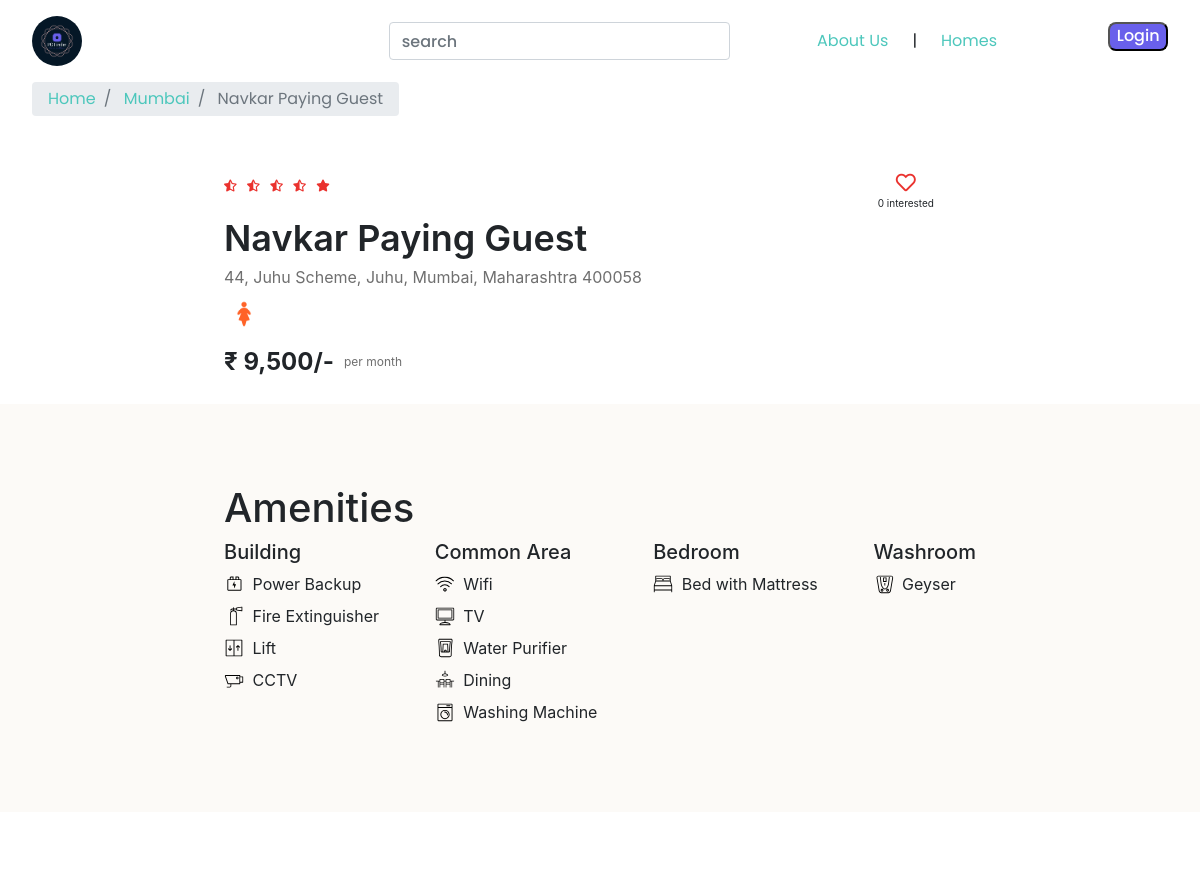
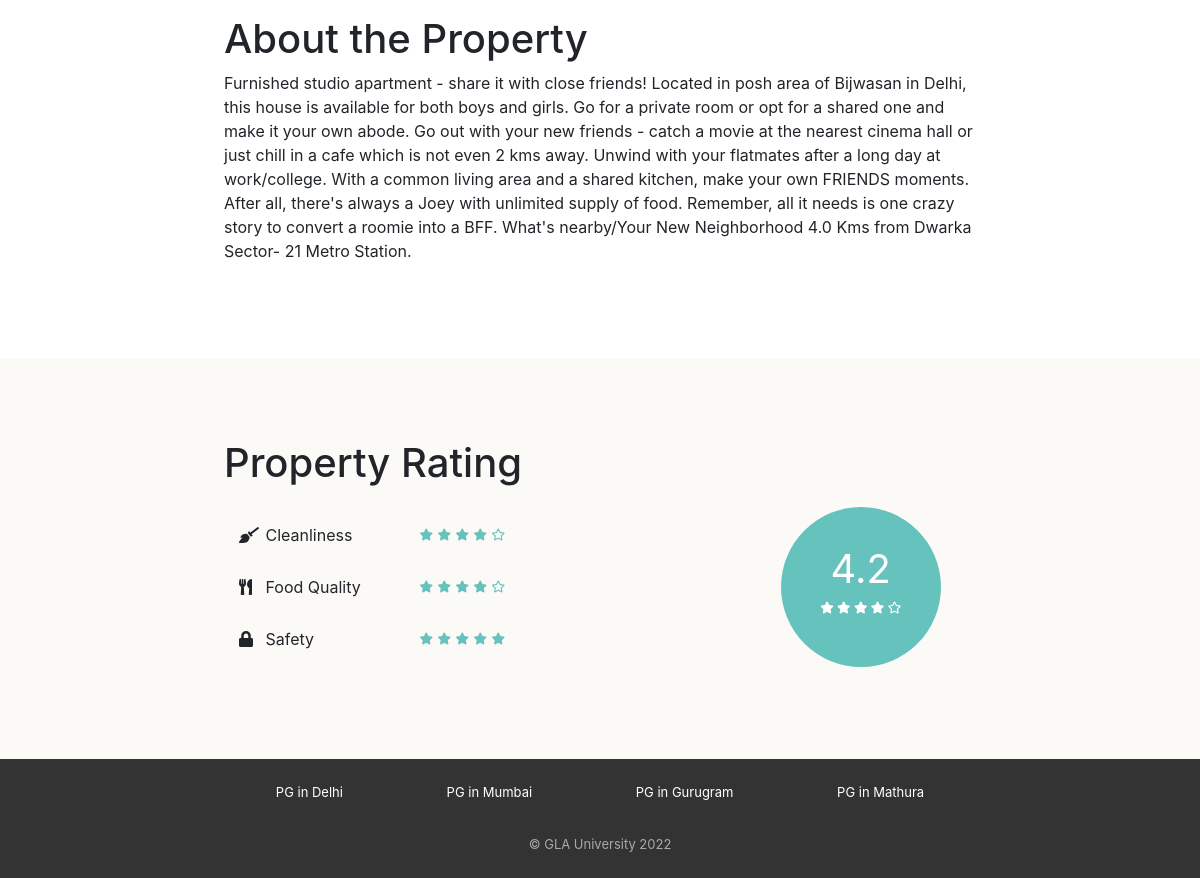
The app's page /property_detail.php?property_id=3 with its own data (2 pictures, top to bottom).
### tables this page shows
CREATE TABLE `properties` (
  `id` int(11) NOT NULL,
  `city_id` int(11) NOT NULL,
  `name` varchar(150) NOT NULL,
  `address` varchar(255) NOT NULL,
  `description` longtext NOT NULL,
  `gender` enum('male','female','unisex') NOT NULL,
  `rent` int(11) NOT NULL,
  `rating_clean` float(2,1) NOT NULL,
  `rating_food` float(2,1) NOT NULL,
  `rating_safety` float(2,1) NOT NULL
);

CREATE TABLE `cities` (
  `id` int(11) NOT NULL,
  `name` varchar(150) NOT NULL
);

CREATE TABLE `amenities` (
  `id` int(11) NOT NULL,
  `name` varchar(150) NOT NULL,
  `type` varchar(150) NOT NULL,
  `icon` varchar(50) NOT NULL
);

### property_detail.php (the view, shortened to what this page needs)
<?php
require("includes/database_connect.php");
$property_id = $_GET['property_id'];
$sql_1 = "SELECT *, p.id AS property_id, p.name AS property_name, c.name AS city_name
                FROM properties p
                INNER JOIN cities c
                ON p.city_id = c.id
                WHERE p.id = $property_id";
$result_1 = mysqli_query($conn, $sql_1);
$property = mysqli_fetch_assoc($result_1);
$sql_3 = "SELECT a.*
                FROM amenities a
                INNER JOIN properties_amenities pa ON a.id = pa.amenity_id
                WHERE pa.property_id = $property_id";
$result_3 = mysqli_query($conn, $sql_3);
$amenities = mysqli_fetch_all($result_3, MYSQLI_ASSOC);
$sql_4 = "SELECT * FROM interested_users_properties WHERE property_id = $property_id";
$result_4 = mysqli_query($conn, $sql_4);
$interested_users_count = mysqli_num_rows($result_4);
?>
<!DOCTYPE html>
<html lang="en">
<head>
    <?php
    include "includes/head_links.php";
    ?>
    <link href="css/property_detail.css" rel="stylesheet" />
    <link href="css/style.css" rel="stylesheet" />
</head>
<body>
<nav>
    <div class="icon">
        <img src="img/Logo/png/logo-color.png" alt="icon" onclick="gotoLink('index.php')">
    </div>
    <div class="links" style="column-gap: 2vw;">
        <div class="search-button">
            <form id="search-form" action="property_list.php" method="GET">
                <label for="search-city"></label><input class="form-control" type="text" name="city" id="search-city" placeholder="search">
            </form>
        </div>
        <div class="text-links">
            <a href="aboutUs.php">About Us</a>
            |
            <a href="home.php">Homes</a>
        </div>
        <?php
        if (!isset($_SESSION['user_id'])) {
            ?>
            <div class="login-button">
                <button onclick="gotoLink('logup.php')">Login</button>
            </div>
            <?php
        } else {
            ?>
            <div class="login-button">
                <button onclick="gotoLink('logout.php')">Logout</button>
            </div>
            <?php
        }
        ?>
    </div>
</nav>
<nav aria-label="breadcrumb">
    <ol class="breadcrumb py-2">
        <li class="breadcrumb-item">
            <a href="home.php">Home</a>
        </li>
        <li class="breadcrumb-item">
            <a href="property_list.php?city=<?= $property['city_name']; ?>"><?= $property['city_name']; ?></a>
        </li>
        <li class="breadcrumb-item active" aria-current="page">
            <?= $property['property_name']; ?>
        </li>
    </ol>
</nav>
<div id="property-images" class="carousel slide" data-ride="carousel">
    <a class="carousel-control-prev" href="#property-images" role="button" data-slide="prev">
        <span class="carousel-control-prev-icon" aria-hidden="true"></span>
    </a>
    <a class="carousel-control-next" href="#property-images" role="button" data-slide="next">
        <span class="carousel-control-next-icon" aria-hidden="true"></span>
    </a>
</div>
<div class="property-summary page-container">
    <div class="row no-gutters justify-content-between">
        <?php
        $total_rating = ($property['rating_clean'] + $property['rating_food'] + $property['rating_safety']) / 3;
        $total_rating = round($total_rating, 1);
        ?>
        <div class="star-container" title="<?= $total_rating ?>">
            <?php
            $rating = $total_rating;
            for($i = 0; $i < 5; $i++) {
                if($rating <= $i + 0.8) {
                    ?>
                    <i class="fas fa-star"></i>
                    <?php
                } elseif ($rating >= $i + 0.3) {
                    ?>
                    <i class="fas fa-star-half-alt"></i>
                    <?php
                } else {
                    ?>
                    <i class="far fa-star"></i>
                    <?php
                }
            }
            ?>
        </div>
        <div class="interested-container">
            <?php
            $is_interested = false;
            if ($is_interested) {
                ?>
                <i class="is-interested-image fas fa-heart"></i>
                <?php
            } else {
                ?>
                <i class="is-interested-image far fa-heart"></i>
                <?php
            }
            ?>
            <div class="interested-text">
                <span class="interested-user-count"><?= $interested_users_count; ?></span> interested
            </div>
        </div>
    </div>
    <div class="detail-container">
        <div class="property-name"><?= $property['property_name']?></div>
        <div class="property-address"><?= $property['address']?></div>
        <div class="property-gender">
            <?php
            if($property['gender'] == "male") {
                ?>
                <img src="img/male.png" />
                <?php
            } elseif ($property['gender'] == "female") {
                ?>
                <img src="img/female.png" />
                <?php
            } else {
                ?>
                <img src="img/unisex.png" />
                <?php
            }
            ?>
        </div>
    </div>
    <div class="row no-gutters">
        <div class="rent-container col-6">
            <div class="rent">₹ <?= number_format($property['rent']); ?>/-</div>
            <div class="rent-unit">per month</div>
        </div>
    </div>
</div>
<div class="property-amenities">
    <div class="page-container">
        <h1>Amenities</h1>
        <div class="row justify-content-between">
            <div class="col-md-auto">
                <h5>Building</h5>
                <?php
                foreach ($amenities as $amenity) {
                    if($amenity['type'] == "Building") {
                        ?>
                        <div class="amenity-container">
                            <img src="img/amenities/<?= $amenity['icon'] ?>.svg">
                            <span><?= $amenity['name'] ?></span>
                        </div>
                        <?php
                    }
                }
                ?>
            </div>
            <div class="col-md-auto">
                <h5>Common Area</h5>
                <?php
                foreach($amenities as $amenity) {
                    if( $amenity['type'] == "Common Area") {
                        ?>
                        <div class="amenity-container">
                            <img src="img/amenities/<?= $amenity['icon'] ?>.svg">
                            <span><?= $amenity['name'] ?></span>
                        </div>
                        <?php
                    }
                }
                ?>
            </div>
            <div class="col-md-auto">
                <h5>Bedroom</h5>
                <?php
                foreach ($amenities as $amenity) {
                    if ($amenity['type'] == "Bedroom") {
                        ?>
                        <div class="amenity-container">
                            <img src="img/amenities/<?= $amenity['icon'] ?>.svg">
                            <span><?= $amenity['name'] ?></span>
                        </div>
                        <?php
                    }
                }
                ?>
            </div>
            <div class="col-md-auto">
                <h5>Washroom</h5>
                <?php
                foreach ($amenities as $amenity) {
                if ($amenity['type'] == "Washroom") {
                ?>
                <div class="amenity-container">
                    <img src="img/amenities/<?= $amenity['icon'] ?>.svg">
                    <span><?= $amenity['name'] ?></span>
                </div>
            </div>
            <?php
            }
            }
            ?>
        </div>
    </div>
</div>
<div class="property-about page-container">
    <h1>About the Property</h1>
    <p><?= $property['description'] ?></p>
</div>
<div class="property-rating">
    <div class="page-container">
        <h1>Property Rating</h1>
        <div class="row align-items-center justify-content-between">
            <div class="col-md-6">
                <div class="rating-criteria row">
                    <div class="col-6">
                        <i class="rating-criteria-icon fas fa-broom"></i>
                        <span class="rating-criteria-text">Cleanliness</span>
                    </div>
                    <div class="rating-criteria-star-container col-6" title="<?= $property['rating_clean'] ?>">
                        <?php
                        $rating = $property['rating_clean'];
                        for($i = 0; $i < 5; $i++) {
                            if($rating >= $i + 0.8) {
                                ?>
                                <i class="fas fa-star"></i>
                                <?php
                            } elseif ($rating >= $i + 0.3) {
                                ?>
                                <i class="fas fa-star-half-alt"></i>
                                <?php
                            } else {
                                ?>
                                <i class="far fa-star"></i>
                                <?php
                            }
                        }
                        ?>
                    </div>
                </div>
                <div class="rating-criteria row">
                    <div class="col-6">
                        <i class="rating-criteria-icon fas fa-utensils"></i>
                        <span class="rating-criteria-text">Food Quality</span>
                    </div>
                    <div class="rating-criteria-star-container col-6" title="<?= $property['rating_food'] ?>">
                        <?php
                        $rating = $property['rating_food'];
                        for ($i = 0; $i < 5; $i++) {
                            if ($rating >= $i + 0.8) {
                                ?>
                                <i class="fas fa-star"></i>
                                <?php
                            } elseif ($rating >= $i + 0.3) {
                                ?>
                                <i class="fas fa-star-half-alt"></i>
                                <?php
                            } else {
                                ?>
                                <i class="far fa-star"></i>
                                <?php
                            }
                        }
                        ?>
                    </div>
                </div>
                <div class="rating-criteria row">
                    <div class="col-6">
                        <i class="rating-criteria-icon fa fa-lock"></i>
                        <span class="rating-criteria-text">Safety</span>
                    </div>
                    <div class="rating-criteria-star-container col-6" title="<?= $property['rating_safety'] ?>">
                        <?php
                        $rating = $property['rating_safety'];
                        for ($i = 0; $i < 5; $i++) {
                            if ($rating >= $i + 0.8) {
                                ?>
                                <i class="fas fa-star"></i>
                                <?php
                            } elseif ($rating >= $i + 0.3) {
                                ?>
                                <i class="fas fa-star-half-alt"></i>
                                <?php
                            } else {
                                ?>
                                <i class="far fa-star"></i>
                                <?php
                            }
                        }
                        ?>
                    </div>
                </div>
            </div>
            <div class="col-md-4">
                <div class="rating-circle">
                    <?php
                    $total_rating = ($property['rating_clean'] + $property['rating_food'] +$property['rating_safety']) / 3;
                    $total_rating = round($total_rating,1);
                    ?>
                    <div class="total-rating"><?= $total_rating ?></div>
                    <div class="rating-circle-star-container">
                        <?php
                        $rating = $total_rating;
                        for ($i = 0; $i < 5; $i++) {
                            if($rating >= $i + 0.8) {
                                ?>
                                <i class="fas fa-star"></i>
                                <?php
                            } elseif ($rating >= $i + 0.3) {
                                ?>
                                <i class="fas fa-star-half-alt"></i>
                                <?php
                            } else {
                                ?>
                                <i class="far fa-star"></i>
                                <?php
                            }
                        }
                        ?>
                    </div>
                </div>
            </div>
        </div>
    </div>
</div>
<?php
include "includes/footer.php";
?>
</body>
</html>

### records on screen
properties: city.name "Mumbai", name "Navkar Paying Guest", address "44, Juhu Scheme, Juhu, Mumbai, Maharashtra 400058", rent "9,500", description "Furnished studio apartment - share it with close friends! Located in posh area of Bijwasan in Delhi, this house is available for both boys and girls. Go for a private room or opt for a shared one and make it your own abode. Go out with your new friends - catch a movie at the nearest cinema hall or just chill in a cafe which is not even 2 kms away. Unwind with your flatmates after a long day at work/college. With a common living area and a shared kitchen, make your own FRIENDS moments. After all, there's always a Joey with unlimited supply of food. Remember, all it needs is one crazy story to convert a roomie into a BFF. What's nearby/Your New Neighborhood 4.0 Kms from Dwarka Sector- 21…", total_rating "4.2"
amenities: icon (picture), name "Power Backup"
amenities: icon (picture), name "Fire Extinguisher"
amenities: icon (picture), name "Lift"
amenities: icon (picture), name "CCTV"
amenities: icon (picture), name "Wifi"
amenities: shows a picture, name "TV"
amenities: icon (picture), name "Water Purifier"
amenities: icon (picture), name "Dining"
amenities: icon (picture), name "Washing Machine"
amenities: name "Bed with Mattress"
amenities: icon (picture), name "Geyser"

### other values on screen
$interested_users_count "0"
